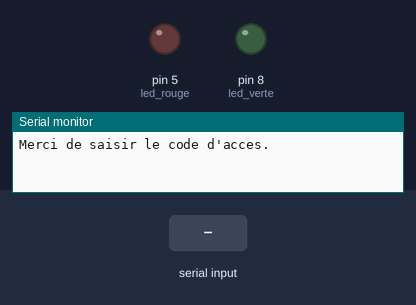
This sketch was run on a simulated Arduino Uno, built with avr-gcc and run on an emulated ATmega328P. On the bench: output pins drawn as LEDs (lit = HIGH), the last lines printed to the serial monitor. The inputs (shaded band) are chosen by the test bench.

Above: at 1.2 s.
1.3 s: "90,45\n" received over Serial
At 2.7 s:
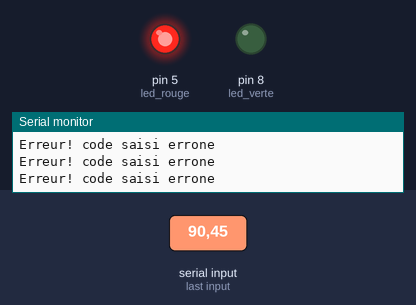
Timing chart, 0 to 4.3 s (numbered marks = the images above; inputs shaded):
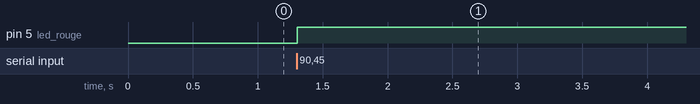

The sketch:

code_acces.ino
```cpp
/*
  Ecole Supérieure Polytehnique de Dakar
  DUT2TR & DST2TR 2016-2017
  Applications électroniques dédiées aux réseaux et télécommunications
  TP1 – Montages électroniques à base d’Arduino
  # Application : communication série
*/

// Déclaration des variriables
const int led_rouge = 5; // broche numérique où sera brachée la LED rouge
const int led_verte = 8; // broche numérique où sera brachée la LED verte
const int code_secret = 8823;  // Le bon code
int code_saisi;          // Code saisi par l'utilisateur
boolean succes = false;

void setup()
{
    // Configuration des broches des LED en mode OUTPUT
    pinMode(led_rouge, OUTPUT);
    pinMode(led_verte, OUTPUT);
    // Initialisation communication série
    Serial.begin(9600);
    Serial.println("Merci de saisir le code d'acces.");
}

void loop()
{
    if(Serial.available() > 0 && !succes) { // Si des données sont présentes sur l'interface série
        code_saisi = Serial.parseInt(); // Récupérer le code saisi
        if (code_saisi == code_secret){  // Si le code est correct
            // L'utilisateur a entrer le bon code
            succes = true;
            // On etteint la LED rouge
            digitalWrite(led_rouge, LOW);
            // On allume la LED verte
            digitalWrite(led_verte, HIGH);
            // On affiche le message de succès
            Serial.println("Authentification reussie!");
        }
        else{ // Si le code est erroné
            // On etteint la LED verte
            digitalWrite(led_verte, LOW);
            // On allume la LED rouge
            digitalWrite(led_rouge, HIGH);
            // On affiche le message d'erreur
            Serial.println("Erreur! code saisi errone");
        }
    }
}
```

Measured:
- after the input at 1.3 s, pin 5 (led_rouge): LOW → HIGH at once
